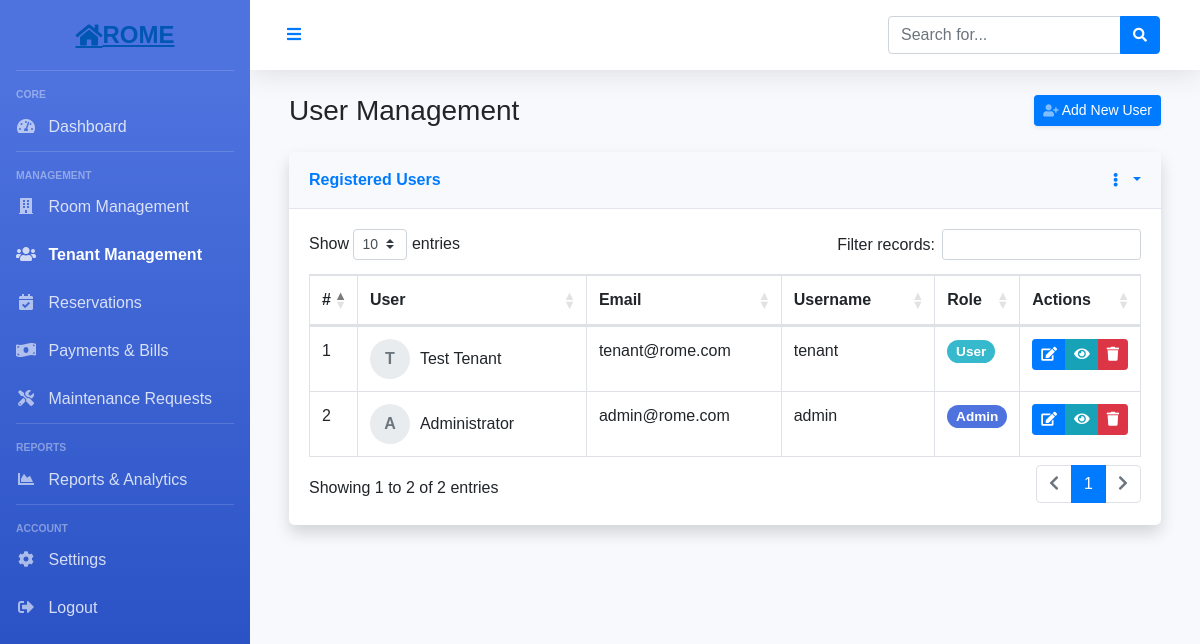
Screenshot of /app/users.php (signed in) with the database file from the repository.
### tables this page shows
CREATE TABLE `users` (
  `id` int(10) UNSIGNED NOT NULL,
  `fullname` varchar(191) NOT NULL,
  `mobile` varchar(191) NOT NULL,
  `username` varchar(191) NOT NULL,
  `email` varchar(191) NOT NULL,
  `address` varchar(255) DEFAULT NULL,
  `image` varchar(255) DEFAULT NULL,
  `password` varchar(191) NOT NULL,
  `created_at` timestamp NULL DEFAULT current_timestamp(),
  `updated_at` timestamp NULL DEFAULT current_timestamp(),
  `role` varchar(100) DEFAULT 'user',
  `status` int(1) NOT NULL DEFAULT 1
);

### app/users.php (the view, shortened to what this page needs)
<?php
	require '../config/config.php';
	try {
		$stmt = $connect->prepare('SELECT * FROM users');
		$stmt->execute();
		$data = $stmt->fetchAll(PDO::FETCH_ASSOC);
	}
	catch(PDOException $e) {
		$errMsg = $e->getMessage();
	}
?>
<!DOCTYPE html>
<html lang="en">
<head>
    <link rel="stylesheet" href="https://stackpath.bootstrapcdn.com/bootstrap/4.5.2/css/bootstrap.min.css">
    <link rel="stylesheet" href="https://cdnjs.cloudflare.com/ajax/libs/font-awesome/5.15.3/css/all.min.css">
    <link rel="stylesheet" href="https://cdn.datatables.net/1.10.22/css/dataTables.bootstrap4.min.css">
</head>
<body>
    <div id="wrapper">
        <div id="sidebar-wrapper">
            <a href="#" class="sidebar-brand">
                <i class="fas fa-home"></i> ROME
            </a>
            <hr class="sidebar-divider">
            <div class="sidebar-heading">
                Core
            </div>
            <ul class="nav flex-column">
                <li class="nav-item">
                    <a href="../auth/dashboard.php" class="nav-link">
                        <i class="fas fa-fw fa-tachometer-alt"></i>
                        <span>Dashboard</span>
                    </a>
                </li>
            </ul>
            <hr class="sidebar-divider">
            <div class="sidebar-heading">
                Management
            </div>
            <ul class="nav flex-column">
                <li class="nav-item">
                    <a href="list.php" class="nav-link">
                        <i class="fas fa-fw fa-building"></i>
                        <span>Room Management</span>
                    </a>
                </li>
                <li class="nav-item">
                    <a href="users.php" class="nav-link active">
                        <i class="fas fa-fw fa-users"></i>
                        <span>Tenant Management</span>
                    </a>
                </li>
                <li class="nav-item">
                    <a href="#" class="nav-link">
                        <i class="fas fa-fw fa-calendar-check"></i>
                        <span>Reservations</span>
                    </a>
                </li>
                <li class="nav-item">
                    <a href="#" class="nav-link">
                        <i class="fas fa-fw fa-money-bill-wave"></i>
                        <span>Payments & Bills</span>
                    </a>
                </li>
                <li class="nav-item">
                    <a href="#" class="nav-link">
                        <i class="fas fa-fw fa-tools"></i>
                        <span>Maintenance Requests</span>
                    </a>
                </li>
            </ul>
            <hr class="sidebar-divider">
            <div class="sidebar-heading">
                Reports
            </div>
            <ul class="nav flex-column">
                <li class="nav-item">
                    <a href="#" class="nav-link">
                        <i class="fas fa-fw fa-chart-area"></i>
                        <span>Reports & Analytics</span>
                    </a>
                </li>
            </ul>
            <hr class="sidebar-divider">
            <div class="sidebar-heading">
                Account
            </div>
            <ul class="nav flex-column">
                <li class="nav-item">
                    <a href="#" class="nav-link">
                        <i class="fas fa-fw fa-cog"></i>
                        <span>Settings</span>
                    </a>
                </li>
                <li class="nav-item">
                    <a href="../auth/logout.php" class="nav-link">
                        <i class="fas fa-fw fa-sign-out-alt"></i>
                        <span>Logout</span>
                    </a>
                </li>
            </ul>
        </div>
        <div id="content-wrapper">
            <div class="topbar">
                <button id="sidebarToggleBtn" class="btn btn-link">
                    <i class="fas fa-bars"></i>
                </button>
                <div class="d-none d-md-inline-block form-inline ml-auto mr-0 mr-md-3 my-2 my-md-0">
                    <div class="input-group">
                        <input type="text" class="form-control" placeholder="Search for..." aria-label="Search" aria-describedby="basic-addon2">
                        <div class="input-group-append">
                            <button class="btn btn-primary" type="button">
                                <i class="fas fa-search fa-sm"></i>
                            </button>
                        </div>
                    </div>
                </div>
            </div>
            <div id="content">
                <div class="container-fluid">
                    <div class="d-sm-flex align-items-center justify-content-between mb-4">
                        <h1 class="h3 mb-0 text-gray-800">User Management</h1>
                        <a href="#" class="d-none d-sm-inline-block btn btn-sm btn-primary shadow-sm">
                            <i class="fas fa-user-plus fa-sm text-white-50"></i> Add New User
                        </a>
                    </div>
                    <div class="row">
                        <div class="col-12">
                            <div class="card shadow mb-4">
                                <div class="card-header py-3 d-flex flex-row align-items-center justify-content-between">
                                    <h6 class="m-0 font-weight-bold text-primary">Registered Users</h6>
                                    <div class="dropdown no-arrow">
                                        <a class="dropdown-toggle" href="#" role="button" id="dropdownMenuLink" data-toggle="dropdown" aria-haspopup="true" aria-expanded="false">
                                            <i class="fas fa-ellipsis-v fa-sm fa-fw text-gray-400"></i>
                                        </a>
                                    </div>
                                </div>
                                <div class="card-body">
                                    <div class="table-responsive">
                                        <table class="table table-bordered table-hover" id="usersTable" width="100%" cellspacing="0">
                                            <thead>
                                                <tr>
                                                    <th width="5%">#</th>
                                                    <th width="30%">User</th>
                                                    <th width="25%">Email</th>
                                                    <th width="20%">Username</th>
                                                    <th width="10%">Role</th>
                                                    <th width="10%">Actions</th>
                                                </tr>
                                            </thead>
                                            <tbody>
                                                <?php foreach ($data as $key => $value): ?>
                                                <tr>
                                                    <td><?php echo $key + 1; ?></td>
                                                    <td>
                                                        <div class="user-info">
                                                            <div class="user-avatar">
                                                                <?php echo strtoupper(substr($value['fullname'], 0, 1)); ?>
                                                            </div>
                                                            <div><?php echo $value['fullname']; ?></div>
                                                        </div>
                                                    </td>
                                                    <td><?php echo $value['email']; ?></td>
                                                    <td><?php echo $value['username']; ?></td>
                                                    <td>
                                                        <?php if($value['role'] == 'admin'): ?>
                                                        <span class="badge badge-role badge-admin">Admin</span>
                                                        <?php else: ?>
                                                        <span class="badge badge-role badge-user">User</span>
                                                        <?php endif; ?>
                                                    </td>
                                                    <td>
                                                        <div class="btn-group">
                                                            <button type="button" class="btn btn-sm btn-primary" title="Edit User">
                                                                <i class="fas fa-edit"></i>
                                                            </button>
                                                            <button type="button" class="btn btn-sm btn-info" title="View Details">
                                                                <i class="fas fa-eye"></i>
                                                            </button>
                                                            <button type="button" class="btn btn-sm btn-danger" title="Delete User">
                                                                <i class="fas fa-trash"></i>
                                                            </button>
                                                        </div>
                                                    </td>
                                                </tr>
                                                <?php endforeach; ?>
                                            </tbody>
                                        </table>
                                    </div>
                                </div>
                            </div>
                        </div>
                    </div>
                </div>
            </div>
        </div>
    </div>
</body>
</html>

### app/users.php (style rules this page uses)
:root { --primary-color: #4e73df; --secondary-color: #1cc88a; --danger-color: #e74a3b; --warning-color: #f6c23e; --info-color: #36b9cc; --dark-color: #5a5c69; --light-color: #f8f9fc; }
body { font-family: 'Nunito', sans-serif; background-color: #f8f9fc; }
#wrapper { display: flex; }
#sidebar-wrapper { min-height: 100vh; width: 250px; background-color: #4e73df; background-image: linear-gradient(180deg, #4e73df 10%, #224abe 100%); background-size: cover; color: white; position: fixed; transition: all 0.3s; z-index: 999; }
.sidebar-brand { height: 70px; display: flex; align-items: center; justify-content: center; font-size: 1.5rem; font-weight: 800; padding: 1.5rem 1rem; text-decoration: none; color: white; }
.sidebar-divider { border-top: 1px solid rgba(255, 255, 255, 0.15); margin: 0 1rem; }
.nav-item { position: relative; }
.nav-link { display: block; padding: 0.75rem 1rem; color: rgba(255, 255, 255, 0.8); text-decoration: none; }
.nav-link.active { color: white; font-weight: 700; }
.nav-link i { margin-right: 0.5rem; opacity: 0.75; }
.sidebar-heading { padding: 0 1rem; font-weight: 800; font-size: 0.65rem; text-transform: uppercase; color: rgba(255, 255, 255, 0.4); margin-top: 1rem; }
#content-wrapper { width: 100%; margin-left: 250px; transition: all 0.3s; }
#content { padding: 1.5rem; }
.topbar { height: 70px; background-color: white; box-shadow: 0 0.15rem 1.75rem 0 rgba(58, 59, 69, 0.15); display: flex; align-items: center; justify-content: space-between; padding: 0 1.5rem; }
.card { margin-bottom: 1.5rem; border: none; border-radius: 0.35rem; box-shadow: 0 0.15rem 1.75rem 0 rgba(58, 59, 69, 0.15); }
.card-header { background-color: #f8f9fc; border-bottom: 1px solid #e3e6f0; padding: 0.75rem 1.25rem; }
.card-body { padding: 1.25rem; }
.badge-role { font-size: 0.85em; padding: 0.35em 0.65em; border-radius: 10rem; }
.badge-admin { background-color: var(--primary-color); color: white; }
.badge-user { background-color: var(--info-color); color: white; }
.user-avatar { width: 40px; height: 40px; border-radius: 50%; background-color: #e9ecef; display: flex; align-items: center; justify-content: center; font-weight: bold; color: #6c757d; margin-right: 10px; }
.user-info { display: flex; align-items: center; }

### rows the page displays
users: fullname "T", fullname "Test Tenant", email "tenant@rome.com", username "tenant", role "User"
users: fullname "A", fullname "Administrator", email "admin@rome.com", username "admin", role "Admin"
